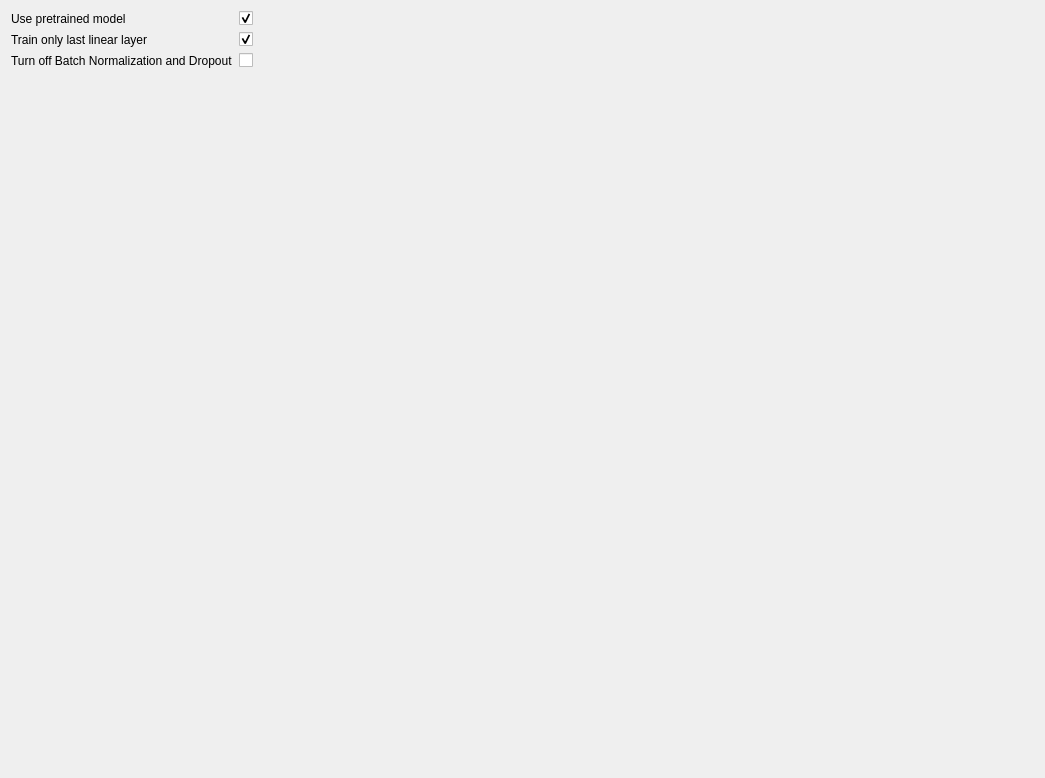
          <widget class="QWidget" name="tabNN">
           <property name="geometry">
            <rect>
             <x>0</x>
             <y>0</y>
             <width>1045</width>
             <height>778</height>
            </rect>
           </property>
           <attribute name="label">
            <string>Specific Settings for Neural Nets</string>
           </attribute>
           <layout class="QVBoxLayout" name="verticalLayoutz">
            <item>
             <layout class="QFormLayout" name="formLayout_2z">
              <item row="0" column="0">
               <widget class="QLabel" name="lblShowGpuInfoz">
                <property name="text">
                 <string>Use pretrained model</string>
                </property>
               </widget>
              </item>
              <item row="0" column="1">
               <widget class="QCheckBox" name="cbxPretrained">
                <property name="text">
                 <string/>
                </property>
                <property name="checked">
                 <bool>true</bool>
                </property>
               </widget>
              </item>
              <item row="1" column="0">
               <widget class="QLabel" name="lblShowNumberOfWorksz">
                <property name="text">
                 <string>Train only last linear layer</string>
                </property>
               </widget>
              </item>
              <item row="1" column="1">
               <widget class="QCheckBox" name="cbxTrainLastLayerOnly">
                <property name="text">
                 <string/>
                </property>
                <property name="checked">
                 <bool>true</bool>
                </property>
               </widget>
              </item>
              <item row="2" column="0">
               <widget class="QLabel" name="label_4">
                <property name="text">
                 <string>Turn off Batch Normalization and Dropout</string>
                </property>
               </widget>
              </item>
              <item row="2" column="1">
               <widget class="QCheckBox" name="cbxTurnOffBatchNormAndDropOut">
                <property name="text">
                 <string/>
                </property>
                <property name="checked">
                 <bool>false</bool>
                </property>
               </widget>
              </item>
             </layout>
            </item>
           </layout>
          </widget>
